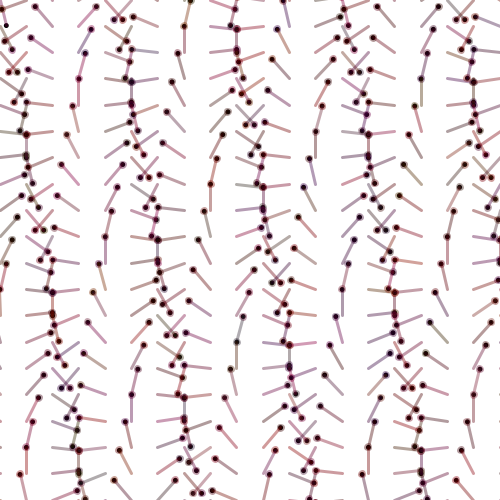
Frame 1 (no input)
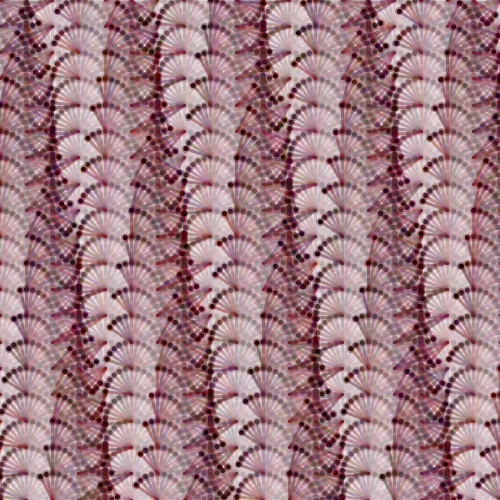
Frame 60 (the mouse pressed at the canvas centre just before this capture)
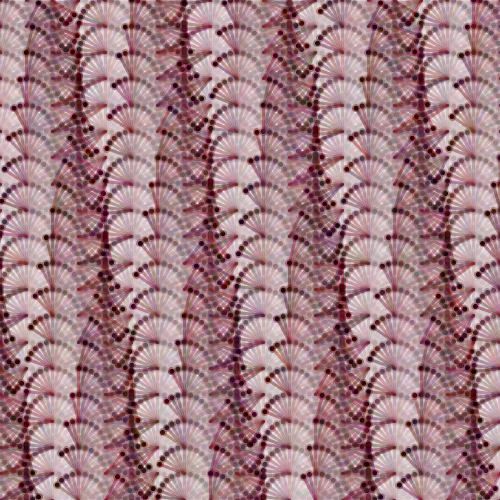
Frame 120 (the mouse held since frame 60 and released just before this capture)

The Processing sketch that drew these frames (run headless with seeded random() and noise(); from frame 60 on, the mouse is pressed at the canvas centre):

// Processing sketch: processing_150864
// ── processing_150864.pde

/*
 * Creative Coding
 * Week 2, 05 - Moving Patterns 1
 * by Indae Hwang and Jon McCormack
 * Copyright (c) 2014 Monash University
 *
 * This sketch builds on the previous sketches, drawing shapes based on the
 * current framerate. The movement of individual shapes combine to create a
 * gestalt field of motion. Use the arrow keys on your keyboard to change the
 * frame rate. 
 * 
 */

// variable used to store the current frame rate value
int frame_rate_value;
int counter; 

void setup() {
  size(500, 500);

  frame_rate_value = 13;
  frameRate(frame_rate_value);
  rectMode(CENTER);
  background(255);

  counter = 0;
}


void draw() {
  /*
  if (counter >= frame_rate_value) {
    background(255);
    counter = 0;
  }
  counter++; 
  */
    
  noStroke(); 
  fill(255, 20); 
  rect(width/2, height/2, width, height); 
    
  
  int num = 20;
  int margin = 0;
  float gutter = 0; //distance between each cell
  float cellsize = ( width - (2 * margin) - gutter * (num - 1) ) / (num - 1);

  int circleNumber = 0; // counter
  for (int i=0; i<num; i++) {
    for (int j=0; j<num; j++) {
      circleNumber = (i * num) + j; // different way to calculate the circle number from w2_04

      float tx = margin + cellsize * i + gutter * i;
      float ty = margin + cellsize * j + gutter * j;

      movingCircle(tx, ty, cellsize, circleNumber);
    }
  }
} //end of draw 


void movingCircle(float x, float y, float size, int circleNum) {
  float r = 95; 
  float g = 1; 
  float b = 25; 
  
  float finalAngle;
  finalAngle = frameCount + circleNum;
  
  float angle = PI / frame_rate_value * finalAngle;

  //the rotating angle for each tempX and tempY postion is affected by frameRate and angle;  
  float tempX = x + (size) * sin(angle);
  float tempY = y + (size) * cos(angle);

  fill(0); 
  ellipse(tempX, tempY, 5, 5); 

  r += random(-45, 45); 
  g += random(-45, 45);
  b += random(-45, 45);

  noFill();
  strokeWeight(3); 
  stroke(r, g, b, 100);
  line(x, y, tempX, tempY);
}


/*
 * keyReleased function
 *
 * called automatically by Processing when a keyboard key is released
 */
void keyReleased() {

  // right arrow -- increase frame_rate_value
  if (keyCode == RIGHT && frame_rate_value < 60) {
    frame_rate_value++;
  }

  // left arrow -- decrease frame_rate_value
  if ( keyCode == LEFT && frame_rate_value > 1) {
    frame_rate_value--;
  }

  // set the frameRate and print current value on the screen
  frameRate(frame_rate_value);
  println("Current frame Rate is: " + frame_rate_value);
}
